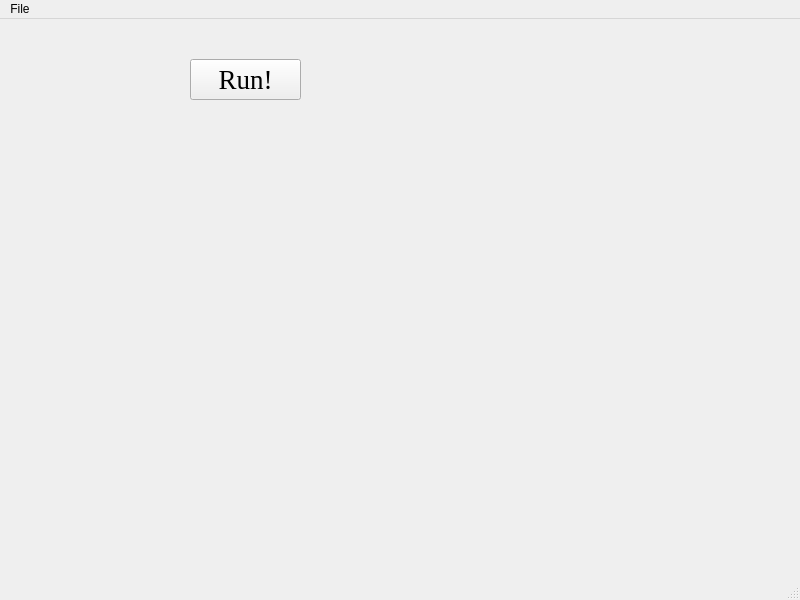
<?xml version="1.0" encoding="UTF-8"?>
<ui version="4.0">
 <class>MainWindow</class>
 <widget class="QMainWindow" name="MainWindow">
  <property name="geometry">
   <rect>
    <x>0</x>
    <y>0</y>
    <width>800</width>
    <height>600</height>
   </rect>
  </property>
  <property name="windowTitle">
   <string>MainWindow</string>
  </property>
  <widget class="QWidget" name="centralwidget">
   <widget class="QPushButton" name="runbutton">
    <property name="geometry">
     <rect>
      <x>190</x>
      <y>40</y>
      <width>111</width>
      <height>41</height>
     </rect>
    </property>
    <property name="font">
     <font>
      <family>Times New Roman</family>
      <pointsize>20</pointsize>
     </font>
    </property>
    <property name="text">
     <string>Run!</string>
    </property>
    <property name="shortcut">
     <string>Ctrl+R</string>
    </property>
   </widget>
  </widget>
  <widget class="QMenuBar" name="menubar">
   <property name="geometry">
    <rect>
     <x>0</x>
     <y>0</y>
     <width>800</width>
     <height>21</height>
    </rect>
   </property>
   <widget class="QMenu" name="menuFile">
    <property name="title">
     <string>File</string>
    </property>
    <addaction name="actionNew"/>
   </widget>
   <addaction name="menuFile"/>
  </widget>
  <widget class="QStatusBar" name="statusbar"/>
  <action name="actionNew">
   <property name="text">
    <string>New</string>
   </property>
  </action>
 </widget>
 <resources/>
 <connections/>
</ui>
